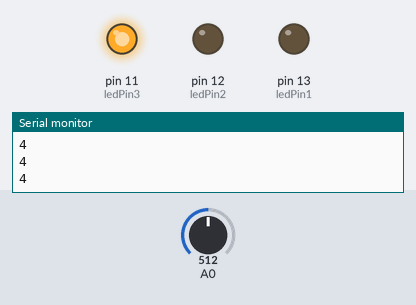
Simulated run of this sketch. Board: Arduino Uno, built with avr-gcc and run on an emulated ATmega328P. Shown: output pins drawn as LEDs (lit = HIGH), the last lines printed to the serial monitor. Dashed ring = blinking. The test bench sets the inputs (shaded band); at power-on: A0 = 512.

Above: at 1.8 s.
1.9 s: A0 set to 493
At 2.8 s:
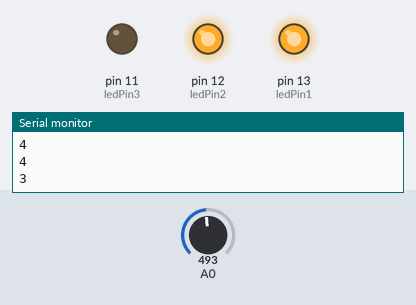
5.5 s: A0 set to 270
At 6.8 s:
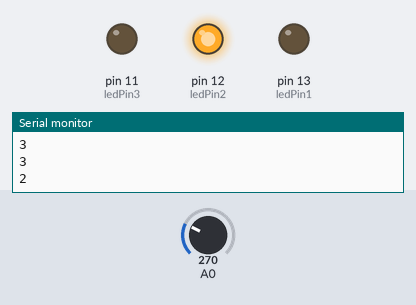
9.0 s: A0 set to 241
At 9.8 s:
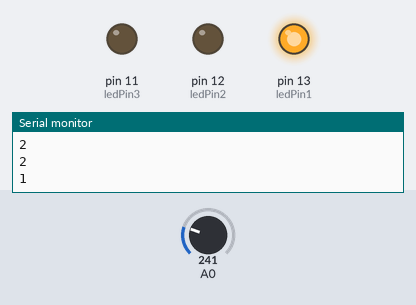
12.5 s: A0 set to 900
At 14.8 s:
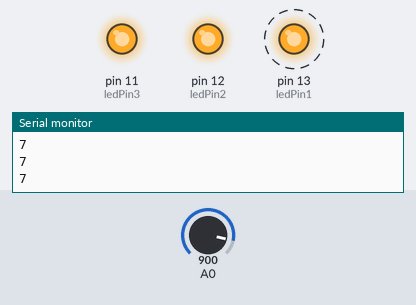
16.6 s: A0 set to 1013
20.1 s: A0 set to 1023
At 20.9 s:
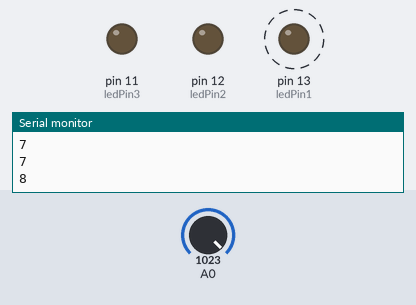
Timing chart, 0 to 25.2 s (numbered marks = the images above; inputs shaded):
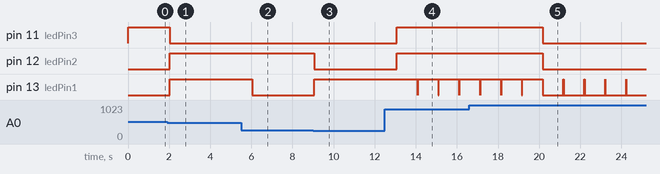

Measured:
- the behaviour switches between 512 and 511 on A0 (found by bisection; images 0 and 1)
- the behaviour switches between 256 and 255 on A0 (found by bisection; images 2 and 3)
- the behaviour switches between 1022 and 1023 on A0 (found by bisection; images 4 and 5)
- after the input at 1.9 s, pin 11 (ledPin3): HIGH → LOW after 0.12 s; pin 12 (ledPin2), pin 13 (ledPin1): LOW → HIGH after 0.12 s
- after the input at 5.5 s, pin 13 (ledPin1): HIGH → LOW after 0.54 s
- after the input at 9.0 s, pin 12 (ledPin2): HIGH → LOW after 0.06 s; pin 13 (ledPin1): LOW → HIGH after 0.06 s
- after the input at 12.5 s, pin 11 (ledPin3), pin 12 (ledPin2): LOW → HIGH after 0.58 s; pin 13 (ledPin1): alternates HIGH for 1.0 s and LOW for 0.01 s, starting after 1.6 s
- after the input at 20.1 s, pin 11 (ledPin3), pin 12 (ledPin2): HIGH → LOW after 0.09 s

The sketch:

lab2.ino
```cpp
/* SparkFun Inventor's Kit
Example sketch 02

POTENTIOMETER

  Measure the position of a potentiometer and use it to
  control the blink rate of an LED. Turn the knob to make
  it blink faster or slower!

This sketch was written by SparkFun Electronics,
with lots of help from the Arduino community.
This code is completely free for any use.
Visit http://learn.sparkfun.com/products/2 for SIK information.
Visit http://www.arduino.cc to learn about Arduino.
*/


//Create global variables (variables that can be used anywhere in our sketch)

// Here we're creating a variable called "sensorPin" of type "int"
// and initializing it to have the value "0," which is the analog input pin the pot is     //conected to.
int sensorPin = 0;

// Variable for storing the pin number that the LED is connected to
int ledPin1 = 13;
int ledPin2 = 12;
int ledPin3 = 11;
// this function runs once when the sketch starts up
void setup()
{
   Serial.begin(9600);
  pinMode(13, OUTPUT);
  pinMode(12, OUTPUT);
  pinMode(11, OUTPUT);

}

// this function runs repeatedly after setup() finishes
void loop() {
  // read the input on analog pin 0:
  int sensorValue = analogRead(A0);
  sensorValue= map(sensorValue,0,1023,0,8);

if (sensorValue >= 0 && sensorValue <= 1023) {
    digitalWrite(13, (sensorValue & 1));
    digitalWrite(12, (sensorValue & 2));
    digitalWrite(11, (sensorValue & 4));
   }
   Serial.println(sensorValue);
   delay(1000);
  // print out the value you read:
  digitalWrite(13, HIGH);     // Turn the LED on

  delay(sensorValue);

  digitalWrite(13, LOW);      // Turn the LED off

  delay(sensorValue);
  Serial.println(sensorValue);
  delay(1);        // delay in between reads for stability*/
}
```
